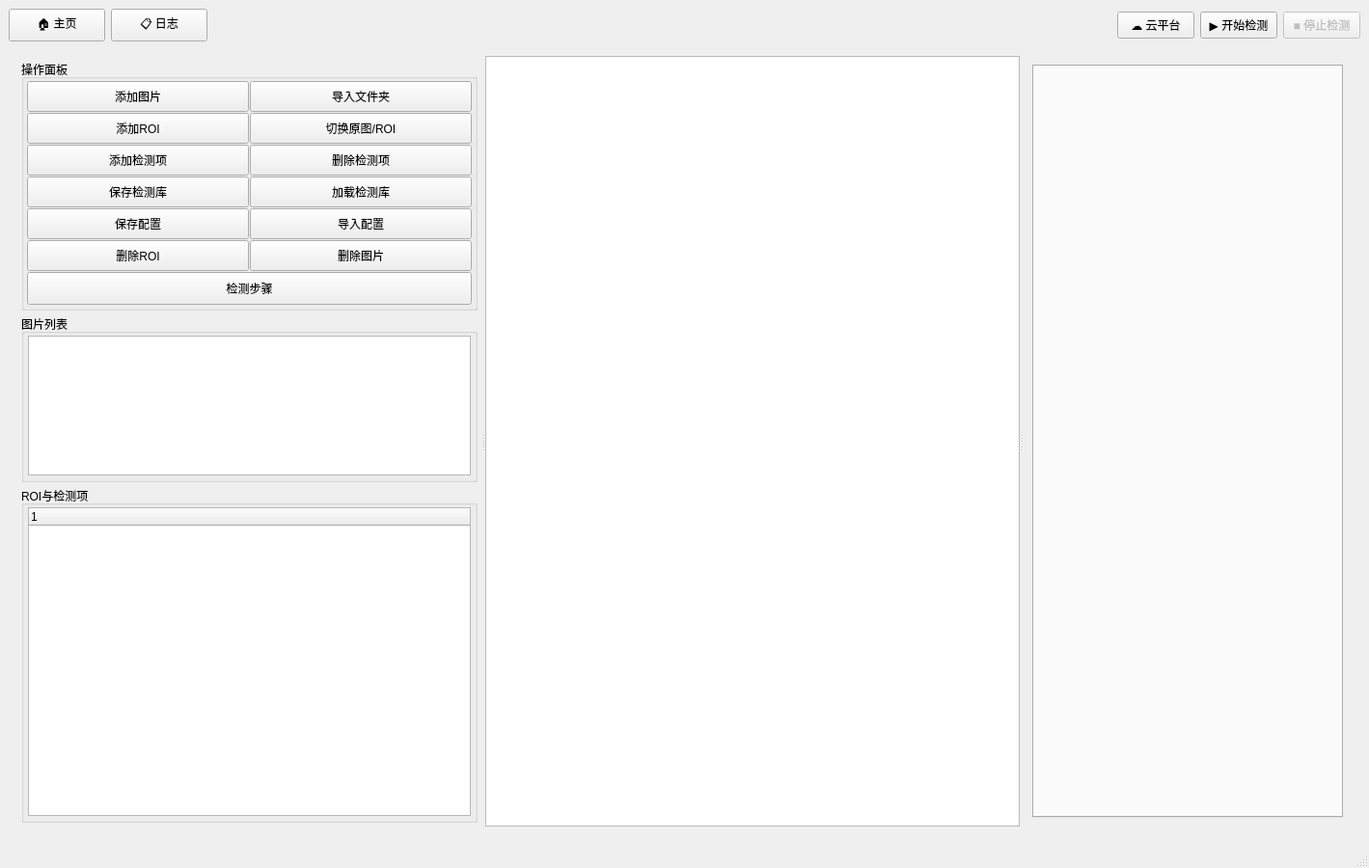
<?xml version="1.0" encoding="UTF-8"?>
<ui version="4.0">
 <class>MainWindow</class>
 <widget class="QMainWindow" name="MainWindow">
  <property name="geometry">
   <rect>
    <x>0</x>
    <y>0</y>
    <width>1419</width>
    <height>900</height>
   </rect>
  </property>
  <property name="windowTitle">
   <string>EdgeVision · 视觉检测工作台</string>
  </property>
  <widget class="QWidget" name="centralwidget">
   <layout class="QVBoxLayout" name="verticalLayout_main">
    <item>
     <layout class="QHBoxLayout" name="horizontalLayout_toolbar">
        <item>
         <widget class="QPushButton" name="btn_Home">
          <property name="sizePolicy">
           <sizepolicy hsizetype="Fixed" vsizetype="Fixed">
            <horstretch>0</horstretch>
            <verstretch>0</verstretch>
           </sizepolicy>
          </property>
          <property name="minimumSize">
           <size>
            <width>100</width>
            <height>34</height>
           </size>
          </property>
          <property name="maximumSize">
           <size>
            <width>100</width>
            <height>34</height>
           </size>
          </property>
          <property name="text">
           <string>🏠 主页</string>
          </property>
         </widget>
        </item>
        <item>
         <widget class="QPushButton" name="btn_Log">
        <property name="sizePolicy">
         <sizepolicy hsizetype="Fixed" vsizetype="Fixed">
          <horstretch>0</horstretch>
          <verstretch>0</verstretch>
         </sizepolicy>
        </property>
        <property name="minimumSize">
         <size>
          <width>100</width>
          <height>34</height>
         </size>
        </property>
        <property name="maximumSize">
         <size>
          <width>100</width>
          <height>34</height>
         </size>
        </property>
        <property name="text">
         <string>📋 日志</string>
        </property>
       </widget>
      </item>
      <item>
       <spacer name="horizontalSpacer_toolbar">
        <property name="orientation">
         <enum>Qt::Orientation::Horizontal</enum>
        </property>
        <property name="sizeHint" stdset="0">
         <size>
          <width>40</width>
          <height>20</height>
         </size>
        </property>
       </spacer>
      </item>
      <item>
       <widget class="QPushButton" name="btn_cloudPlatform">
        <property name="minimumSize">
         <size>
          <width>80</width>
          <height>28</height>
         </size>
        </property>
        <property name="text">
         <string>☁ 云平台</string>
        </property>
       </widget>
      </item>
      <item>
       <widget class="QPushButton" name="btn_startAutoDetection">
        <property name="minimumSize">
         <size>
          <width>80</width>
          <height>28</height>
         </size>
        </property>
        <property name="text">
         <string>▶ 开始检测</string>
        </property>
       </widget>
      </item>
      <item>
       <widget class="QPushButton" name="btn_stopAutoDetection">
        <property name="enabled">
         <bool>false</bool>
        </property>
        <property name="minimumSize">
         <size>
          <width>80</width>
          <height>28</height>
         </size>
        </property>
        <property name="text">
         <string>■ 停止检测</string>
        </property>
       </widget>
      </item>
     </layout>
    </item>
    <item>
     <widget class="QStackedWidget" name="stackedWidget_main">
      <property name="currentIndex">
       <number>0</number>
      </property>
      <widget class="QWidget" name="page_home">
       <layout class="QVBoxLayout" name="verticalLayout_home">
        <item>
         <widget class="QSplitter" name="splitter_main">
          <property name="orientation">
           <enum>Qt::Orientation::Horizontal</enum>
          </property>
          <property name="childrenCollapsible">
           <bool>false</bool>
          </property>
           <widget class="QScrollArea" name="scrollArea_resources">
            <property name="minimumSize"><size><width>250</width><height>0</height></size></property>
            <property name="frameShape"><enum>QFrame::Shape::NoFrame</enum></property>
            <property name="widgetResizable"><bool>true</bool></property>
            <widget class="QWidget" name="widget_roiPanel">
            <property name="minimumSize">
             <size>
              <width>250</width>
              <height>0</height>
             </size>
            </property>
            <layout class="QVBoxLayout" name="verticalLayout_roiPanel" stretch="0,1,2">
             <property name="spacing">
              <number>4</number>
             </property>
             <property name="leftMargin">
              <number>4</number>
             </property>
             <property name="topMargin">
              <number>4</number>
             </property>
             <property name="rightMargin">
              <number>4</number>
             </property>
             <property name="bottomMargin">
              <number>4</number>
             </property>
              <item>
               <widget class="QGroupBox" name="groupBox_operations">
                <property name="title">
                 <string>操作面板</string>
                </property>
                <layout class="QVBoxLayout" name="verticalLayout_groupOps">
                 <property name="spacing">
                  <number>1</number>
                 </property>
                 <property name="leftMargin">
                  <number>3</number>
                 </property>
                 <property name="topMargin">
                  <number>2</number>
                 </property>
                 <property name="rightMargin">
                  <number>3</number>
                 </property>
                 <property name="bottomMargin">
                  <number>3</number>
                 </property>
                 <item>
                  <layout class="QGridLayout" name="gridLayout">
                    <item row="0" column="0">
                     <widget class="QPushButton" name="btn_addImage">
                      <property name="minimumSize">
                       <size>
                        <width>0</width>
                        <height>32</height>
                       </size>
                      </property>
                      <property name="text">
                       <string>添加图片</string>
                      </property>
                     </widget>
                    </item>
                    <item row="0" column="1">
                     <widget class="QPushButton" name="btn_importFolder">
                      <property name="minimumSize">
                       <size>
                        <width>0</width>
                        <height>32</height>
                       </size>
                      </property>
                      <property name="text">
                       <string>导入文件夹</string>
                      </property>
                     </widget>
                    </item>
                    <item row="1" column="0">
                     <widget class="QPushButton" name="btn_addROI">
                      <property name="minimumSize">
                       <size>
                        <width>0</width>
                        <height>32</height>
                       </size>
                      </property>
                      <property name="text">
                       <string>添加ROI</string>
                      </property>
                     </widget>
                    </item>
                    <item row="1" column="1">
                     <widget class="QPushButton" name="btn_switchROI">
                      <property name="minimumSize">
                       <size>
                        <width>0</width>
                        <height>32</height>
                       </size>
                      </property>
                      <property name="text">
                       <string>切换原图/ROI</string>
                      </property>
                     </widget>
                    </item>
                    <item row="2" column="0">
                     <widget class="QPushButton" name="btn_addDetection">
                      <property name="minimumSize">
                       <size>
                        <width>0</width>
                        <height>32</height>
                       </size>
                      </property>
                      <property name="text">
                       <string>添加检测项</string>
                      </property>
                     </widget>
                    </item>
                    <item row="2" column="1">
                     <widget class="QPushButton" name="btn_deleteDetection">
                      <property name="minimumSize">
                       <size>
                        <width>0</width>
                        <height>32</height>
                       </size>
                      </property>
                      <property name="text">
                       <string>删除检测项</string>
                      </property>
                     </widget>
                    </item>
                    <item row="3" column="0">
                     <widget class="QPushButton" name="btn_saveToProfile">
                      <property name="minimumSize">
                       <size>
                        <width>0</width>
                        <height>32</height>
                       </size>
                      </property>
                      <property name="text">
                       <string>保存检测库</string>
                      </property>
                     </widget>
                    </item>
                    <item row="3" column="1">
                     <widget class="QPushButton" name="btn_loadFromProfile">
                      <property name="minimumSize">
                       <size>
                        <width>0</width>
                        <height>32</height>
                       </size>
                      </property>
                      <property name="text">
                       <string>加载检测库</string>
                      </property>
                     </widget>
                    </item>
                    <item row="4" column="0">
                     <widget class="QPushButton" name="btn_saveConfig">
                      <property name="minimumSize">
                       <size>
                        <width>0</width>
                        <height>32</height>
                       </size>
                      </property>
                      <property name="text">
                       <string>保存配置</string>
                      </property>
                     </widget>
                    </item>
                    <item row="4" column="1">
                     <widget class="QPushButton" name="btn_importConfig">
                      <property name="minimumSize">
                       <size>
                        <width>0</width>
                        <height>32</height>
                       </size>
                      </property>
                      <property name="text">
                       <string>导入配置</string>
                      </property>
                     </widget>
                    </item>
                    <item row="5" column="0">
                     <widget class="QPushButton" name="btn_deleteROI">
                      <property name="minimumSize">
                       <size>
                        <width>0</width>
                        <height>32</height>
                       </size>
                      </property>
                      <property name="text">
                       <string>删除ROI</string>
                      </property>
                     </widget>
                    </item>
                    <item row="5" column="1">
                     <widget class="QPushButton" name="btn_removeImage">
                      <property name="minimumSize">
                       <size>
                        <width>0</width>
                        <height>32</height>
                       </size>
                      </property>
                      <property name="text">
                       <string>删除图片</string>
                      </property>
                     </widget>
                    </item>
                  </layout>
                 </item>
                 <item>
                   <widget class="QPushButton" name="btn_pipelineConfig">
                     <property name="minimumSize">
                      <size>
                       <width>0</width>
                       <height>34</height>
                      </size>
                     </property>
                     <property name="text">
                      <string>检测步骤</string>
                     </property>
                   </widget>
                 </item>
                </layout>
               </widget>
              </item>
             <item>
              <widget class="QGroupBox" name="groupBox_resources">
               <property name="title">
                <string>图片列表</string>
               </property>
               <layout class="QVBoxLayout" name="verticalLayout_groupResources">
                <property name="spacing">
                 <number>2</number>
                </property>
                <property name="leftMargin">
                 <number>4</number>
                </property>
                <property name="topMargin">
                 <number>2</number>
                </property>
                <property name="rightMargin">
                 <number>4</number>
                </property>
                <property name="bottomMargin">
                 <number>4</number>
                </property>
                 <item>
                  <widget class="QListWidget" name="listWidget_images">
                   <property name="minimumSize"><size><width>0</width><height>100</height></size></property>
                  </widget>
                 </item>
               </layout>
              </widget>
             </item>
             <item>
              <widget class="QGroupBox" name="groupBox_roiTree">
               <property name="title">
                <string>ROI与检测项</string>
               </property>
               <layout class="QVBoxLayout" name="verticalLayout_groupRoiTree">
                <property name="spacing">
                 <number>2</number>
                </property>
                <property name="leftMargin">
                 <number>4</number>
                </property>
                <property name="topMargin">
                 <number>2</number>
                </property>
                <property name="rightMargin">
                 <number>4</number>
                </property>
                <property name="bottomMargin">
                 <number>4</number>
                </property>
                <item>
                 <widget class="QTreeWidget" name="treeView">
                  <property name="minimumSize"><size><width>0</width><height>150</height></size></property>
                  <column>
                   <property name="text">
                    <string notr="true">1</string>
                   </property>
                  </column>
                 </widget>
                </item>
               </layout>
              </widget>
             </item>
            </layout>
           </widget>
           </widget>
          <widget class="QWidget" name="widget_imagePanel">
           <layout class="QVBoxLayout" name="verticalLayout_imagePanel">
            <item>
             <widget class="ImageView" name="graphicsView">
              <property name="sizePolicy">
               <sizepolicy hsizetype="Expanding" vsizetype="Expanding">
                <horstretch>1</horstretch>
                <verstretch>1</verstretch>
               </sizepolicy>
              </property>
             <property name="minimumSize">
              <size>
               <width>320</width>
               <height>0</height>
              </size>
             </property>
             </widget>
            </item>
           </layout>
          </widget>
           <widget class="QScrollArea" name="scrollArea_detection">
            <property name="minimumSize"><size><width>340</width><height>0</height></size></property>
            <property name="frameShape"><enum>QFrame::Shape::NoFrame</enum></property>
            <property name="widgetResizable"><bool>true</bool></property>
            <widget class="QWidget" name="widget_detectionPanel">
            <property name="minimumSize">
             <size>
              <width>340</width>
              <height>0</height>
             </size>
            </property>
           <layout class="QVBoxLayout" name="verticalLayout_detectionPanel">
            <item>
             <widget class="QTabWidget" name="tabWidget">
              <property name="currentIndex">
               <number>-1</number>
              </property>
              <property name="tabBarAutoHide">
               <bool>true</bool>
              </property>
             </widget>
            </item>
           </layout>
          </widget>
           </widget>
         </widget>
        </item>
       </layout>
      </widget>
      <widget class="LogPage" name="page_log"/>
     </widget>
    </item>
   </layout>
  </widget>
  <widget class="QMenuBar" name="menubar">
   <property name="geometry">
    <rect>
     <x>0</x>
     <y>0</y>
     <width>1419</width>
     <height>33</height>
    </rect>
   </property>
  </widget>
  <widget class="QStatusBar" name="statusbar">
   <property name="minimumSize">
    <size>
     <width>0</width>
     <height>25</height>
    </size>
   </property>
  </widget>
 </widget>
 <customwidgets>
  <customwidget>
   <class>ImageView</class>
   <extends>QGraphicsView</extends>
   <header>image_view.h</header>
  </customwidget>
  <customwidget>
   <class>LogPage</class>
   <extends>QWidget</extends>
   <header>log_page.h</header>
  </customwidget>
 </customwidgets>
 <resources/>
 <connections/>
</ui>
